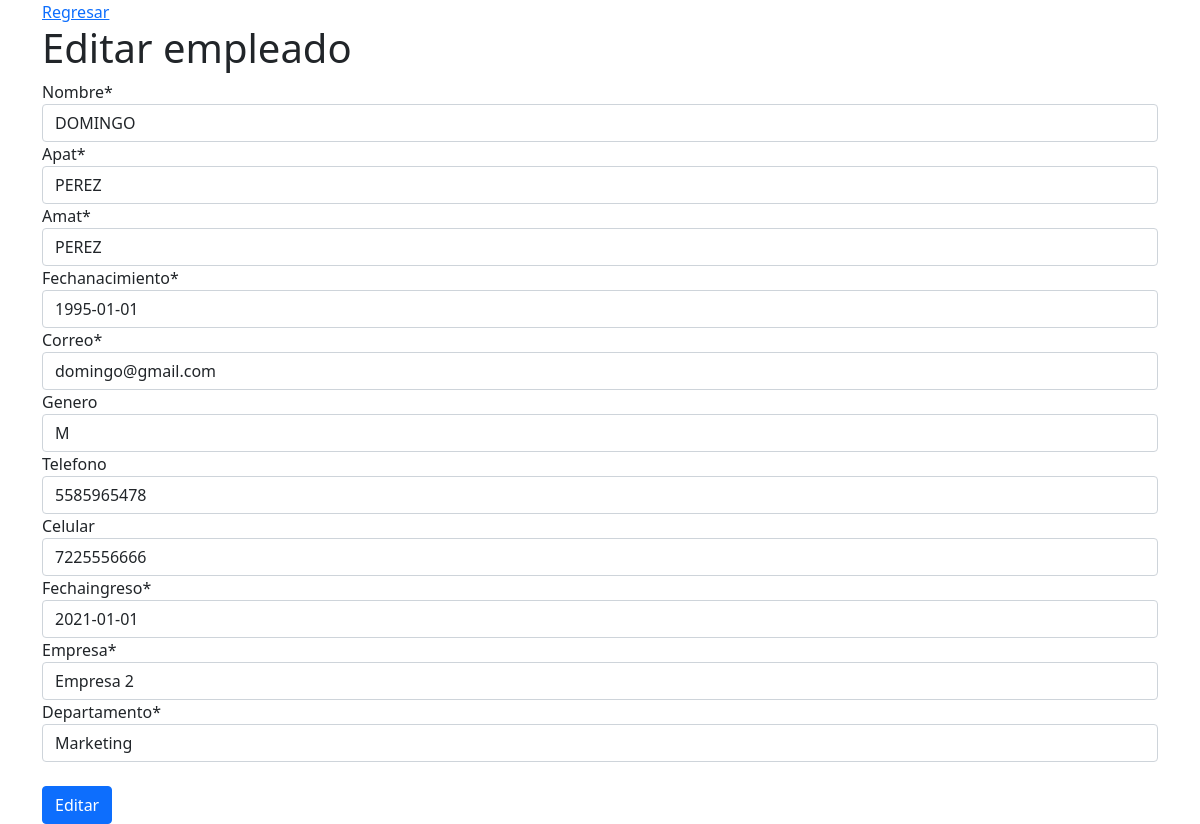
Page /empleados/edit/5/ (signed in) on the committed database.
### empleados/models.py (models this page shows, shortened)
class Empleado(models.Model):
    nombre = models.CharField(max_length=50)
    apat = models.CharField(max_length=50)
    amat = models.CharField(max_length=50)
    fechanacimiento = models.DateField()
    correo = models.CharField(max_length=50)
    genero = models.CharField(max_length=1)
    telefono = models.CharField(max_length=12)
    celular = models.CharField(max_length=10)
    fechaingreso = models.DateField()
    empresa = models.ForeignKey(Empresa, on_delete=models.CASCADE)
    departamento = models.ForeignKey(Departamento, on_delete=models.CASCADE)

class Empresa(models.Model):
    nombre = models.CharField(max_length=50)
    direccion = models.CharField(max_length=50)
    def __str__(self):
        return self.nombre

class Departamento(models.Model):
    nombre = models.CharField(max_length=50)
    def __str__(self):
        return self.nombre

### empleados/views.py (the view)
# urls.py: path('edit/<int:empleado_id>/', login_required(views.edit), name='edit')
def edit(request, empleado_id):
    empleado = Empleado.objects.get(id=empleado_id)
    if request.method == "POST":
        form = AgregarEmpleado(request.POST, instance=empleado)
        if form.is_valid():
            form.save()
            return redirect("index")
    else:
        form = AgregarEmpleado(instance=empleado)
    context = {"form" : form}
    return render(request, "empleados/edit.html", context)

### empleados/forms.py
class AgregarEmpleado(forms.ModelForm):
    class Meta:
        model = Empleado
        fields = ['nombre',
                  'apat',
                  'amat',
                  'fechanacimiento',
                  'correo','genero',
                  'telefono',
                  'celular',
                  'fechaingreso',
                  'empresa',
                  'departamento'
                ]
    def __init__(self, *args, **kwargs):
        super(AgregarEmpleado, self).__init__(*args, **kwargs)
        self.fields['genero'].required = False
        self.fields['telefono'].required = False
        self.fields['celular'].required = False
        self.fields['fechanacimiento'].widget.attrs['placeholder'] = 'yyyy-mm-dd'
        self.fields['fechaingreso'].widget.attrs['placeholder'] = 'yyyy-mm-dd'

### empleados/templates/empleados/edit.html (shortened to what this page needs)
{% extends 'empleados/layout.html' %}
{% load crispy_forms_tags %}
{% block body %}
    <a href="{% url 'index' %}">Regresar</a>
    <h1>Editar empleado</h1>
    <form method="POST">
        {{ form|crispy }}
        <button class="btn btn-primary mt-4">Editar</button>
    </form>
{% endblock %}

### rows in the picture
Empleado: nombre "DOMINGO", apat "PEREZ", amat "PEREZ", fechanacimiento "1995-01-01", correo "domingo@gmail.com", genero "M", telefono "5585965478", celular "7225556666", fechaingreso "2021-01-01", empresa "Empresa 2", departamento "Marketing"
